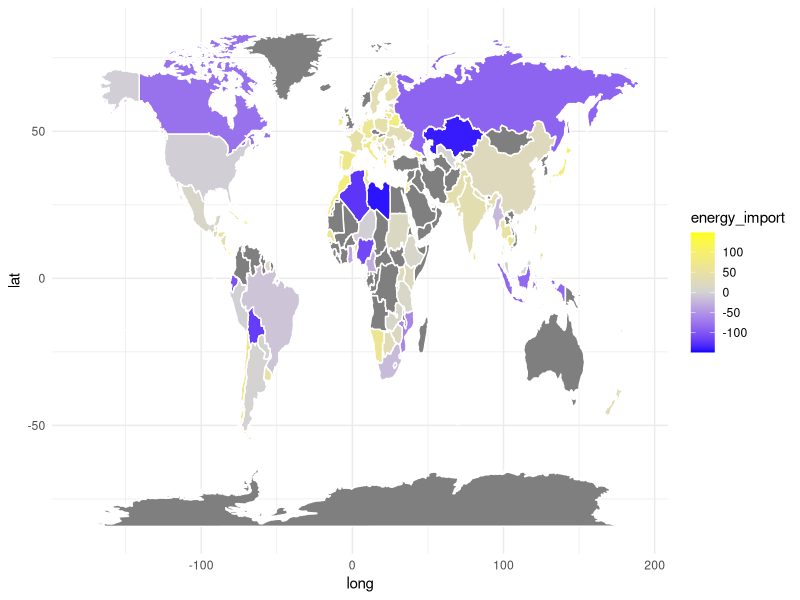

Reproduce this figure in R.
## ---- chunk 1
#| label: setup
#| message: false

# load packages
library(tidyverse)
library(maps)
## ---- chunk 2
#| warning: false

# load WDI dataset
energy_raw <- read_csv("energy_imports.csv") |> 
    mutate(`Country Name` = case_when(
      `Country Name` == "Russian Federation" ~ "Russia",
      `Country Name` == "United States" ~ "USA",
      TRUE ~ `Country Name`)
    )

# load world data from ggplot2 package
world_data <- ggplot2::map_data("world")
## ---- chunk 3
energy_subset <- energy_raw |> 
  filter(
    Time == "2020",
    `Energy imports, net (% of energy use) [EG.IMP.CONS.ZS]` != ".."
  ) |> 
  mutate(energy_import = as.numeric(`Energy imports, net (% of energy use) [EG.IMP.CONS.ZS]`)) |> 
  filter(energy_import >= -150 & energy_import <=150) |> 
  full_join(world_data, by = join_by(`Country Name` == region))
## ---- chunk 4
#| label: map
#| fig-width: 8
#| fig-height: 4.5
#| fig-cap: "% of Energy Imported by Country in 2020."

ggplot(energy_subset, aes(x = long, y = lat, group = group, fill = energy_import)) +
  geom_polygon(color = "white") +
  scale_fill_gradient2(low = "blue", mid = "lightgrey", high = "yellow", midpoint = 0) +
  theme_minimal()
